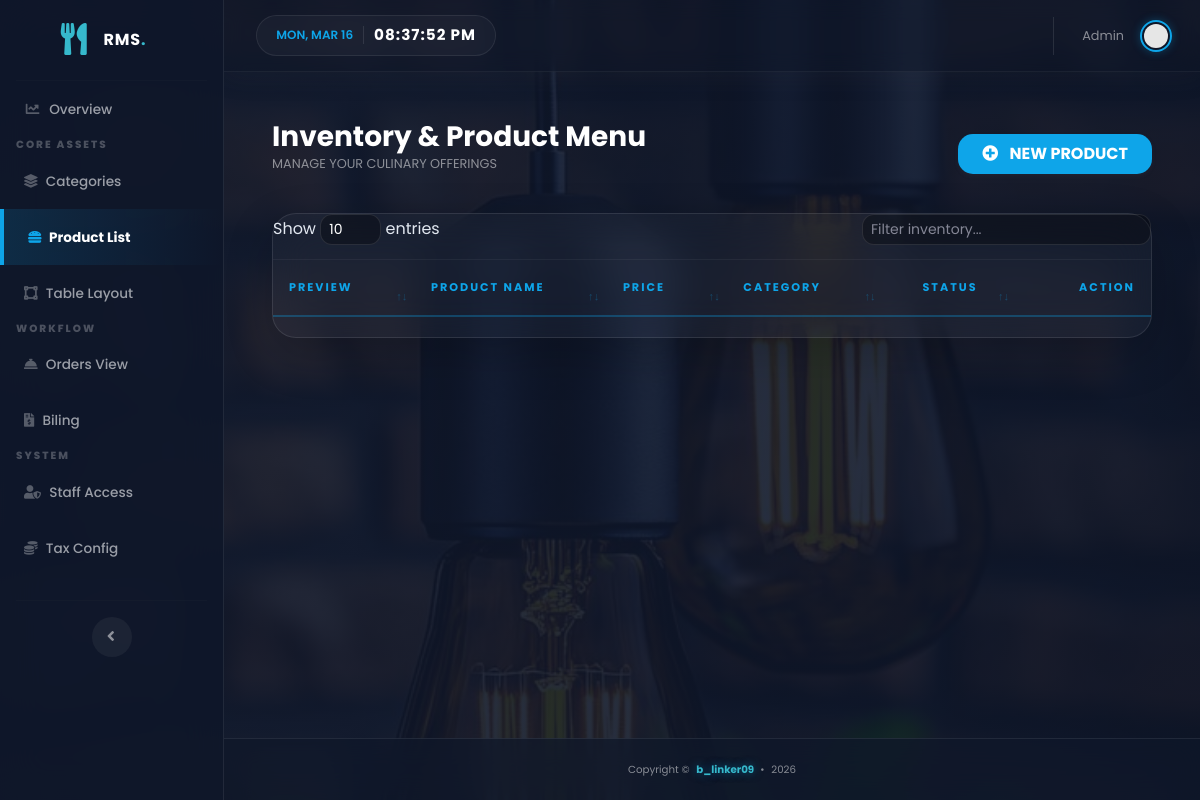
Before: /product.php (signed in) with the older database file.
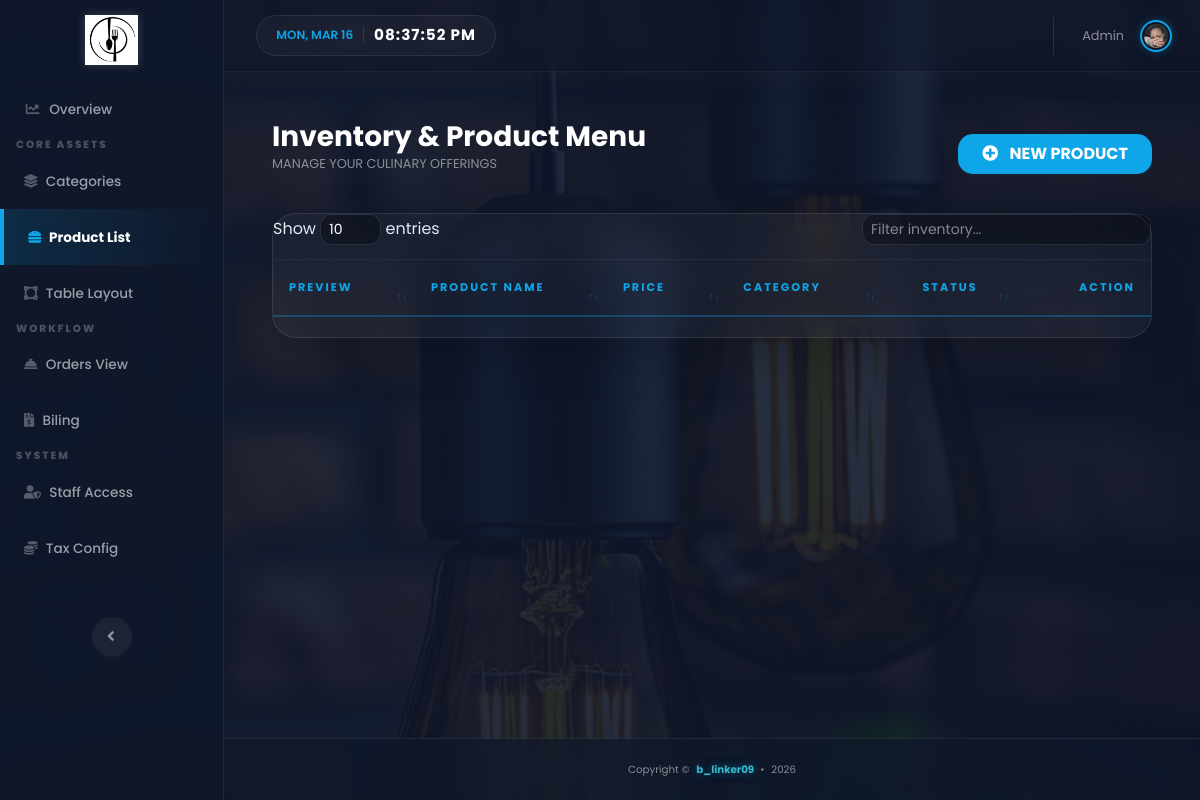
After: the same page with the newer database file.
### tables this page shows
CREATE TABLE `user_table` (
  `user_id` int(11) NOT NULL,
  `user_name` varchar(250) NOT NULL,
  `user_contact_no` varchar(30) NOT NULL,
  `user_email` varchar(30) NOT NULL,
  `user_password` varchar(250) NOT NULL,
  `user_profile` varchar(250) NOT NULL,
  `user_type` enum('Master','Waiter','Cashier','User') NOT NULL,
  `user_status` enum('Enable','Disable') NOT NULL,
  `user_created_on` datetime NOT NULL,
  `reset_request` int(1) DEFAULT 0
);

CREATE TABLE `restaurant_table` (
  `restaurant_id` int(11) NOT NULL,
  `restaurant_name` varchar(250) NOT NULL,
  `restaurant_tag_line` varchar(300) NOT NULL,
  `restaurant_address` text NOT NULL,
  `restaurant_contact_no` varchar(30) NOT NULL,
  `restaurant_email` varchar(250) NOT NULL,
  `restaurant_currency` varchar(10) NOT NULL,
  `restaurant_timezone` varchar(250) NOT NULL,
  `restaurant_logo` varchar(250) NOT NULL
);

### rms.php (called while the page is built, shortened)
<?php
class rms
{
    public $connect;
    public $query;
    public $statement;
    function __construct()
    {
        try {
            $this->connect = new PDO("mysql:host=localhost;dbname=restaurant-management", "root", "");
            $this->connect->setAttribute(PDO::ATTR_ERRMODE, PDO::ERRMODE_EXCEPTION);
        } catch (PDOException $e) {
            die("Connection failed: " . $e->getMessage());
        }
        date_default_timezone_set($this->Set_timezone());
        $this->cur = $this->Get_currency_symbol();
    }
    function execute($data = null)
    {
        $this->statement = $this->connect->prepare($this->query);
        return $this->statement->execute($data);
    }
    function row_count()
    {
        return $this->statement->rowCount();
    }
    function statement_result()
    {
        return $this->statement->fetchAll(PDO::FETCH_ASSOC);
    }
    function get_result()
    {
        $this->statement = $this->connect->prepare($this->query);
        $this->statement->execute();
        return $this->statement->fetchAll(PDO::FETCH_ASSOC);
    }
    function is_user() {
        return (isset($_SESSION['user_type']) && strcasecmp($_SESSION["user_type"], 'User') == 0);
    }
    function Get_restaurant_logo()
    {
        $this->query = "SELECT restaurant_logo FROM restaurant_table LIMIT 1";
        $result = $this->get_result();
        return $result[0]['restaurant_logo'] ?? '';
    }
    function Set_timezone()
    {
        $this->query = "SELECT restaurant_timezone FROM restaurant_table LIMIT 1";
        $this->execute();
        $result = $this->statement_result();
        return $result[0]['restaurant_timezone'] ?? 'Africa/Nairobi';
    }
    function Get_currency_symbol()
    {
        $this->query = "SELECT restaurant_currency FROM restaurant_table LIMIT 1";
        $this->execute();
        $result = $this->statement_result();
        if($this->row_count() > 0) {
            $currency_code = strtoupper($result[0]['restaurant_currency']);
            foreach ($this->currency_array() as $c_row) {
                if ($c_row['code'] == $currency_code) return $c_row["symbol"];
            }
        }
        return 'Ksh';
    }
    function currency_array()
    {
        return array(
            array('code' => 'KSH', 'name' => 'Kenyan Shilling', 'symbol' => 'Ksh'),
            array('code' => 'USD', 'name' => 'United States Dollar', 'symbol' => '$'),
            array('code' => 'INR', 'name' => 'Indian Rupee', 'symbol' => '₹'),
            array('code' => 'GBP', 'name' => 'Pound Sterling', 'symbol' => '£'),
            array('code' => 'EUR', 'name' => 'Euro', 'symbol' => '€')
        );
    }
}
?>

### product.php (the view, shortened to what the rows shown need)
<?php
include('rms.php');
$object = new rms();
$object->query = "
SELECT category_name FROM product_category_table
WHERE category_status = 'Enable'
ORDER BY category_name ASC
";
$object->query = "SELECT * FROM tax_table WHERE tax_status = 'Enable' ORDER BY tax_name ASC";
include('header.php');
?>
<div class="container-fluid py-4">
    <div class="d-sm-flex align-items-center justify-content-between mb-4">
        <div>
            <h1 class="h3 mb-0 text-white font-weight-bold">Inventory & Product Menu</h1>
        </div>
    </div>
    <div class="card glass-card shadow-lg">
        <div class="card-body p-0">
            <div class="table-responsive">
                <table class="table" id="product_table" width="100%">
                    <thead>
                        <tr>
                            <th class="pl-4">Preview</th>
                            <th>Product Name</th>
                            <th class="fit-content">Price</th>
                            <th class="fit-content">Category</th>
                            <th class="fit-content text-center">Status</th>
                            <th class="fit-content text-right pr-4">Action</th>
                        </tr>
                    </thead>
                </table>
            </div>
        </div>
    </div>
</div>
<?php include('footer.php'); ?>

### header.php (shortened to what the rows shown need)
<!DOCTYPE html>
<html lang="en">
<head>
    <link href="vendor/fontawesome-free/css/all.min.css" rel="stylesheet" type="text/css">
    <link href="css/sb-admin-2.min.css" rel="stylesheet">
    <link href="vendor/datatables/dataTables.bootstrap4.min.css" rel="stylesheet">
    <link rel="stylesheet" type="text/css" href="vendor/parsley/parsley.css"/>
    <link rel="stylesheet" type="text/css" href="vendor/bootstrap-select/bootstrap-select.min.css"/>
</head>
<body id="page-top">
    <div id="wrapper">
        <ul class="navbar-nav sidebar sidebar-dark accordion" id="accordionSidebar">
            <a class="sidebar-brand d-flex align-items-center justify-content-center" href="<?php echo ($object->is_user()) ? 'user_dashboard.php' : 'dashboard.php'; ?>">
                <?php
                if($object->Get_restaurant_logo() != '') {
                    echo '<img src="'.$object->Get_restaurant_logo().'" class="img-fluid" style="max-height: 50px; filter: drop-shadow(0 0 5px rgba(255,255,255,0.2));" />';
                } else {
                    echo '<div class="sidebar-brand-icon"><i class="fas fa-utensils text-info"></i></div>';
                    echo '<div class="sidebar-brand-text mx-3 font-weight-bold">RMS<span class="text-info">.</span></div>';
                }
                ?>
            </a>
        </ul>
        <div id="content-wrapper">
            <div id="content">
                <nav class="navbar navbar-expand navbar-light topbar mb-4 static-top shadow">
                    <ul class="navbar-nav ml-auto">
                        <?php
                        $object->query = "SELECT * FROM user_table WHERE user_id = '".$_SESSION['user_id']."'";
                        $user_result = $object->get_result();
                        $user_name = 'User';
                        $user_profile_image = 'img/undraw_profile.svg';
                        foreach($user_result as $row) {
                            if($row['user_name'] != '') $user_name = $row['user_name'];
                            if($row['user_profile'] != '') $user_profile_image = $row['user_profile'];
                        }
                        ?>
                        <li class="nav-item dropdown no-arrow">
                            <a class="nav-link dropdown-toggle" href="#" id="userDropdown" role="button" data-toggle="dropdown">
                                <span class="mr-3 d-none d-lg-inline text-white-50 small"><?php echo $user_name; ?></span>
                                <img class="img-profile rounded-circle" src="<?php echo $user_profile_image; ?>" width="35" height="35">
                            </a>
                        </li>
                    </ul>
                </nav>
                <div class="container-fluid">

Changed rows visible on the page:
now on this page (row edited): restaurant_table: restaurant_logo (picture)
changed restaurant_table: restaurant_logo empty → "images/60986845.jpg" (drawn)
changed user_table "Admin": user_profile: a different picture
Other visible differences:
text no longer shown: "RMS ."
